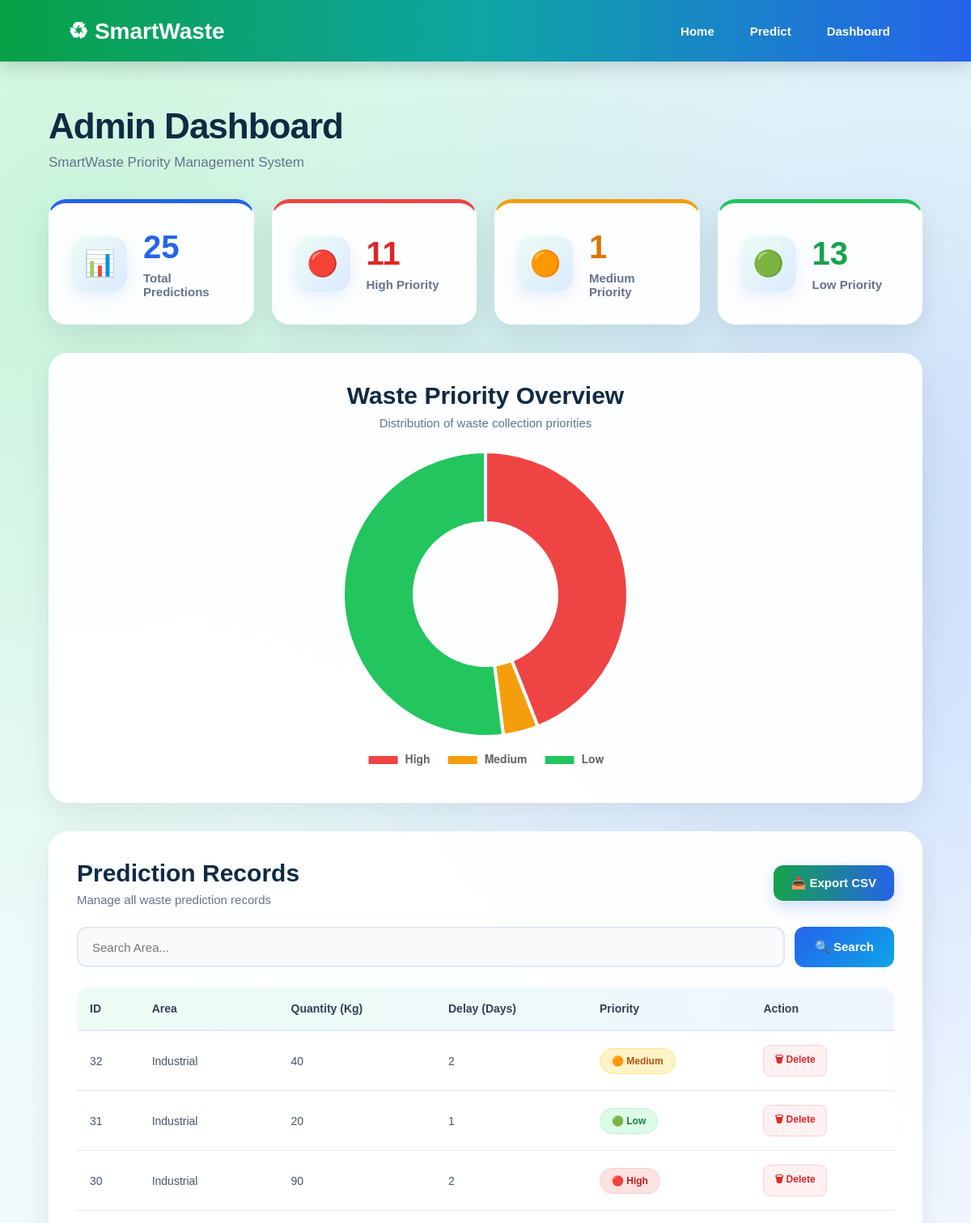
Page /dashboard (upper part) on the earlier database version.
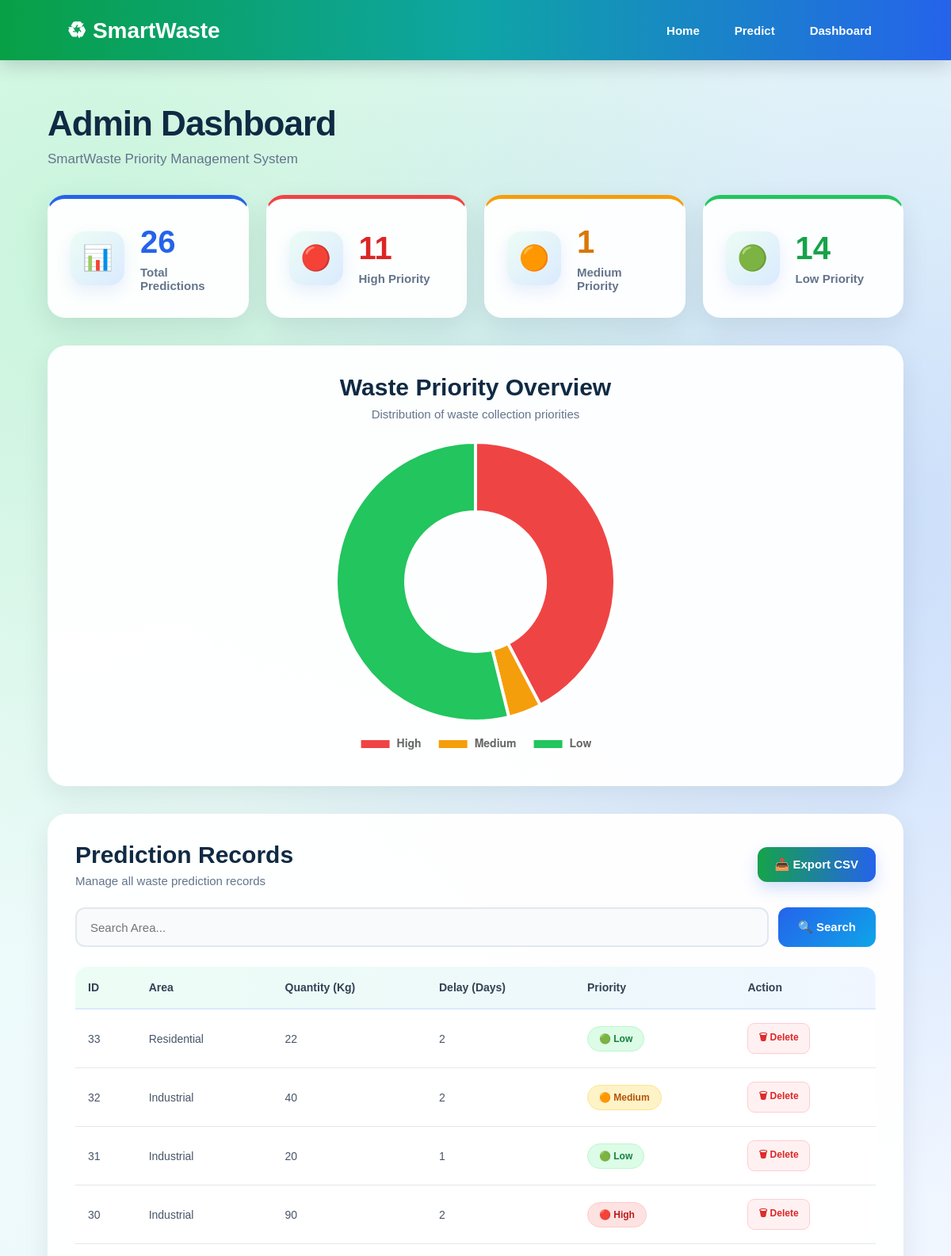
Same page on the later database version.
### tables this page shows
CREATE TABLE predictions(

        id INTEGER PRIMARY KEY AUTOINCREMENT,

        area TEXT,

        quantity INTEGER,

        delay INTEGER,

        priority TEXT

    );

### app.py (the view)
@app.route("/dashboard")
def dashboard():
    search = request.args.get("search", "")
    conn = sqlite3.connect("smartwaste.db")
    conn.row_factory = sqlite3.Row
    cursor = conn.cursor()
    cursor.execute("""
        SELECT *
        FROM predictions
        WHERE area LIKE ?
        ORDER BY id DESC
    """, ("%" + search + "%",))
    rows = cursor.fetchall()
    cursor.execute("SELECT COUNT(*) FROM predictions")
    total = cursor.fetchone()[0]
    cursor.execute("""
        SELECT COUNT(*)
        FROM predictions
        WHERE priority = 'High'
    """)
    high = cursor.fetchone()[0]
    cursor.execute("""
        SELECT COUNT(*)
        FROM predictions
        WHERE priority = 'Medium'
    """)
    medium = cursor.fetchone()[0]
    cursor.execute("""
        SELECT COUNT(*)
        FROM predictions
        WHERE priority = 'Low'
    """)
    low = cursor.fetchone()[0]
    conn.close()
    return render_template(
        "dashboard.html",
        rows=rows,
        total=total,
        high=high,
        medium=medium,
        low=low,
        chart_labels=["High", "Medium", "Low"],
        chart_values=[high, medium, low]
    )

### templates/dashboard.html (shortened to what this page needs)
<!DOCTYPE html>
<html lang="en">
<head>
    <link
        rel="stylesheet"
        href="{{ url_for('static', filename='style.css') }}"
    >
</head>
<body class="dashboard-body">
<nav class="dashboard-navbar">
    <div class="dashboard-logo">
        ♻ SmartWaste
    </div>
    <div class="dashboard-nav">
        <a href="/">
            Home
        </a>
        <a href="/predict">
            Predict
        </a>
        <a href="/dashboard">
            Dashboard
        </a>
    </div>
</nav>
<main class="dashboard-container">
    <div class="dashboard-heading">
        <h1>
            Admin Dashboard
        </h1>
        <p>
            SmartWaste Priority Management System
        </p>
    </div>
    <div class="stats-grid">
        <div class="dashboard-card total-card">
            <div class="card-icon">
                📊
            </div>
            <div>
                <h2>
                    {{ total }}
                </h2>
                <p>
                    Total Predictions
                </p>
            </div>
        </div>
        <div class="dashboard-card high-card">
            <div class="card-icon">
                🔴
            </div>
            <div>
                <h2>
                    {{ high }}
                </h2>
                <p>
                    High Priority
                </p>
            </div>
        </div>
        <div class="dashboard-card medium-card">
            <div class="card-icon">
                🟠
            </div>
            <div>
                <h2>
                    {{ medium }}
                </h2>
                <p>
                    Medium Priority
                </p>
            </div>
        </div>
        <div class="dashboard-card low-card">
            <div class="card-icon">
                🟢
            </div>
            <div>
                <h2>
                    {{ low }}
                </h2>
                <p>
                    Low Priority
                </p>
            </div>
        </div>
    </div>
    <section class="dashboard-chart-section">
        <div class="section-title">
            <h2>
                Waste Priority Overview
            </h2>
            <p>
                Distribution of waste collection priorities
            </p>
        </div>
        <div class="chart-container">
            <canvas id="priorityChart"></canvas>
        </div>
    </section>
    <section class="dashboard-table-section">
        <div class="table-header">
            <div>
                <h2>
                    Prediction Records
                </h2>
                <p>
                    Manage all waste prediction records
                </p>
            </div>
            <a
                href="/export"
                class="export-btn"
            >
                📥 Export CSV
            </a>
        </div>
        <form
            action="/dashboard"
            method="GET"
            class="search-form"
        >
            <input
                type="text"
                name="search"
                placeholder="Search Area..."
                value="{{ request.args.get('search', '') }}"
            >
            <button type="submit">
                🔍 Search
            </button>
        </form>
        <div class="table-wrapper">
            <table>
                <thead>
                    <tr>
                        <th>
                            ID
                        </th>
                        <th>
                            Area
                        </th>
                        <th>
                            Quantity (Kg)
                        </th>
                        <th>
                            Delay (Days)
                        </th>
                        <th>
                            Priority
                        </th>
                        <th>
                            Action
                        </th>
                    </tr>
                </thead>
                <tbody>
                    {% if rows %}
                        {% for prediction in rows %}
                        <tr>
                            <td>
                                {{ prediction['id'] }}
                            </td>
                            <td>
                                {{ prediction['area'] }}
                            </td>
                            <td>
                                {{ prediction['quantity'] }}
                            </td>
                            <td>
                                {{ prediction['delay'] }}
                            </td>
                            <td>
                                {% if prediction['priority'] == 'High' %}
                                    <span class="priority-badge high-badge">
                                        🔴 High
                                    </span>
                                {% elif prediction['priority'] == 'Medium' %}
                                    <span class="priority-badge medium-badge">
                                        🟠 Medium
                                    </span>
                                {% else %}
                                    <span class="priority-badge low-badge">
                                        🟢 Low
                                    </span>
                                {% endif %}
                            </td>
                            <td>
                                <a
                                    href="/delete/{{ prediction['id'] }}"
                                    class="delete-btn"
                                    onclick="return confirm('Are you sure you want to delete this prediction?');"
                                >
                                    🗑 Delete
                                </a>
                            </td>
                        </tr>
                        {% endfor %}
                    {% endif %}
                </tbody>
            </table>
        </div>
    </section>
</main>
<script>
    const chartLabels = {{ chart_labels | tojson }};
    const chartValues = {{ chart_values | tojson }};
    const ctx = document
        .getElementById("priorityChart")
        .getContext("2d");
    new Chart(ctx, {
        type: "doughnut",
        data: {
            labels: chartLabels,
            datasets: [{
                data: chartValues,
                backgroundColor: [
                    "#ef4444",
                    "#f59e0b",
                    "#22c55e"
                ],
                borderColor: "#ffffff",
                borderWidth: 4,
                hoverOffset: 10
            }]
        },
        options: {
            responsive: true,
            maintainAspectRatio: false,
            plugins: {
                legend: {
                    position: "bottom",
                    labels: {
                        padding: 20,
                        font: {
                            size: 14,
                            weight: "bold"
                        }
                    }
                }
            }
        }
    });
</script>
</body>
</html>

Differences in the rows shown:
added predictions: id "33", area "Residential", quantity "22", delay "2", priority "🟢 Low"
Other differences:
{{ total }}: "25" → "26"
{{ low }}: "13" → "14"
chart data {{ chart_values | tojson }}: [11, 1, 13] → [11, 1, 14]
